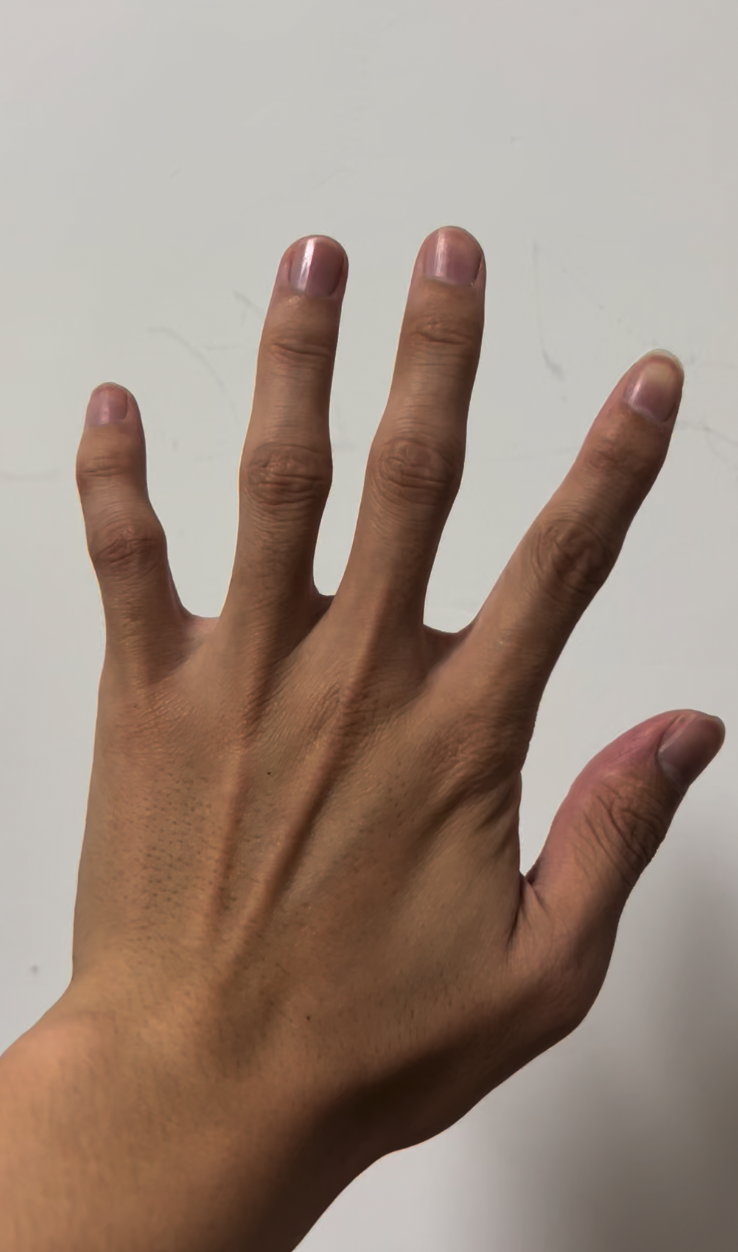
#> input picture assets/hand.png, 738 x 1252 px, found by its file name
$ python water_method.py
#> lines starting #> are read from the running program, lines starting #| are printed output that depends on the picture; after the words box and inside, x2 and y2 are one past the last pixel; in counts of white or black regions, pixels touching at a corner belong together
#分水岭算法 效果

import cv2
import numpy as np
import matplotlib.pyplot as plt

img = cv2.imread('assets/hand.png')
#> img is the input picture: shape (1252, 738, 3); mean B, G, R 127, 139.1, 157.8
gray = cv2.cvtColor(img, cv2.COLOR_BGR2GRAY)

plt.hist(gray.ravel(),bins=256,range=[0,255])  #用plt画直方图，ravel()函数是把多维变一维
plt.show()
#> figure, not shown here; tallest bar 75834 high, from x = 196.2 to 197.2

#img的图是典型的双峰结构，用大津算法进行二值化处理
_,thresh = cv2.threshold(gray,0,255,cv2.THRESH_BINARY_INV | cv2.THRESH_OTSU)  #全局二值化，大津算法自动找阈值
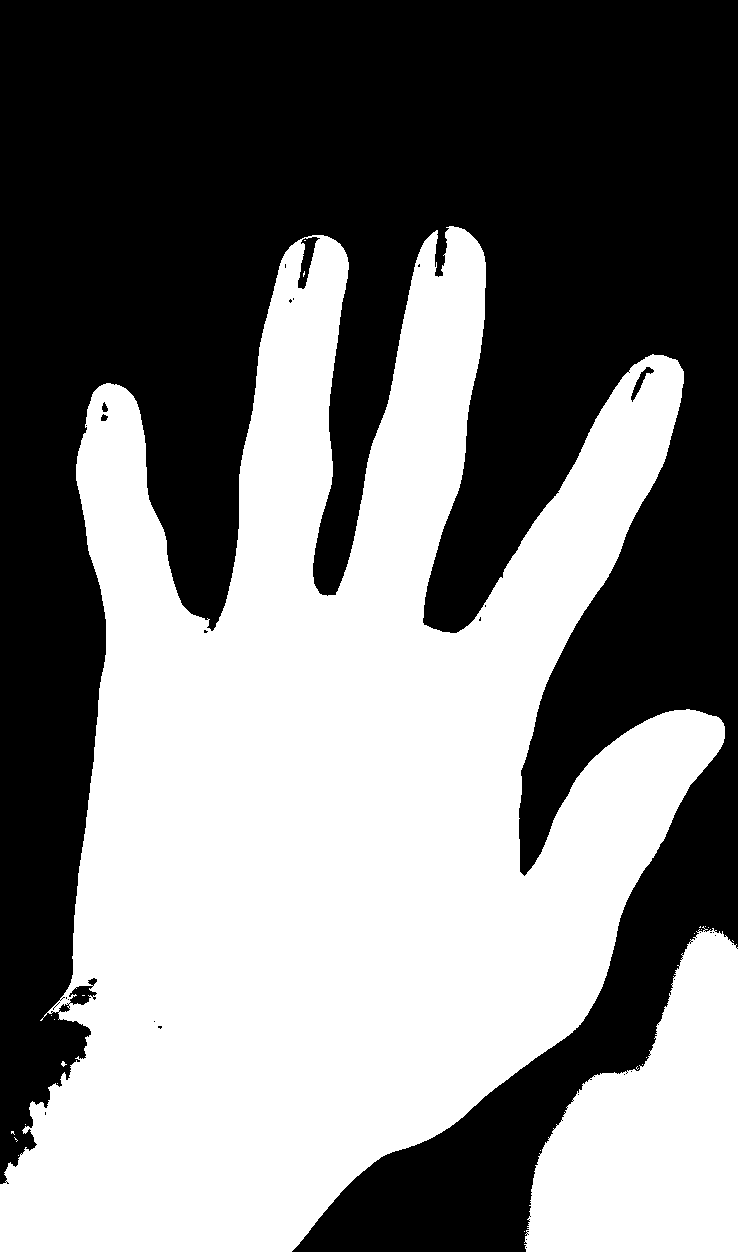
#> thresh: shape (1252, 738); 48.3% white; 24 white regions (22 under 20 px), largest, box (x1, y1, x2, y2) and area: (0, 226, 725, 1252) 402136, (524, 926, 738, 1252) 44230

#二值化后的图存在毛边，有小噪点，做一下开运算
kernel = cv2.getStructuringElement(cv2.MORPH_RECT,(3,3)) #结构元
img_open= cv2.morphologyEx(thresh,cv2.MORPH_OPEN,kernel,iterations=2)
#> img_open: shape (1252, 738); 48.2% white; 3 white regions, box (x1, y1, x2, y2) and area: (0, 226, 725, 1252) 401537, (526, 932, 738, 1252) 43983, (62, 999, 67, 1004) 25
# cv2.imshow('img_open',img_open)

#想办法找到前景和背景
#对img_open进行膨胀操作，找背景
bg = cv2.dilate(img_open,kernel,iterations=2)
#> bg: shape (1252, 738); 49.7% white; 2 white regions, box (x1, y1, x2, y2) and area: (0, 224, 727, 1252) 414471, (524, 930, 738, 1252) 45093
cv2.imshow('bg',bg)

#对img_open进行腐蚀操作，找前景,但是从前景图上来看，效果不太好，因为硬币与硬币之间有明显的通道，跟实际（相切）不一样
# fg = cv2.erode(img_open,kernel,iterations=2)
# cv2.imshow('fg',fg)

#可以通过膨胀减去腐蚀，就是硬币的边界，即未知区域
# unkown = cv2.subtract(bg,fg)
# cv2.imshow('unkown',unkown)

#通过腐蚀来确定前景不合适，用distanceTransform()来确定前景
dist_fg = cv2.distanceTransform(img_open,cv2.DIST_L2, 5)
#对dist_fg做归一化方便展示结果
dist_fg = cv2.normalize(dist_fg,None,0,1.0,cv2.NORM_MINMAX)
# print('dist_fg.max:',dist_fg.max())
cv2.imshow('dist_fg',dist_fg)

#对dist_fg做二值化处理
_,fg = cv2.threshold(dist_fg,0.6*dist_fg.max(),255,cv2.THRESH_BINARY)
#> fg: shape (1252, 738) float32; 5.7% white; 3 white regions, box (x1, y1, x2, y2) and area: (207, 724, 432, 1064) 45142, (657, 1160, 738, 1252) 5153, (122, 1152, 203, 1252) 2191
cv2.imshow('fg',fg)
fg = np.uint8(fg)  #把fg的数据类型转换位uint8的整型
# print(fg)
unkown = cv2.subtract(bg,fg)  #计算未知区域，硬币边缘
#> unkown: shape (1252, 738); 44.1% white; 2 white regions, box (x1, y1, x2, y2) and area: (0, 224, 727, 1252) 367138, (524, 930, 738, 1252) 39940
cv2.imshow('unkown',unkown)

#connectedComponents要求输入的图片是8位的单通道图片，单通道的值是0-255的整型。这个函数可以计算出标志区域（0标记背景，大于0的整数标记前景）
_,markers = cv2.connectedComponents(fg)
#> markers: shape (1252, 738) int32; 4 distinct labels, from 0 to 3
print('markers_max:',markers.max(),'markers_min:',markers.min())  #marks大小和输入图片一样
#| markers_max: 3 markers_min: 0

#因为分水岭算法watershed中是：0是未知区域，1是背景，大于1是前景，markers +1的话，把原来的0变为1即可。
markers += 1
#> markers: shape (1252, 738) int32; 4 distinct labels, from 1 to 4
#从markers中筛选出未知区域，然后赋值位0
markers[unkown == 255] = 0  #此时watershed需要的markers已经完成
#> markers: shape (1252, 738) int32; 5 distinct labels, from 0 to 4
print(markers.max())
#| 4

#展示一下markers
markers_copy = markers.copy()
markers_copy[markers == 0] =127 #位置区域
#> markers_copy: shape (1252, 738) int32; 5 distinct labels, from 1 to 127
markers_copy[markers >1] = 255  #前景
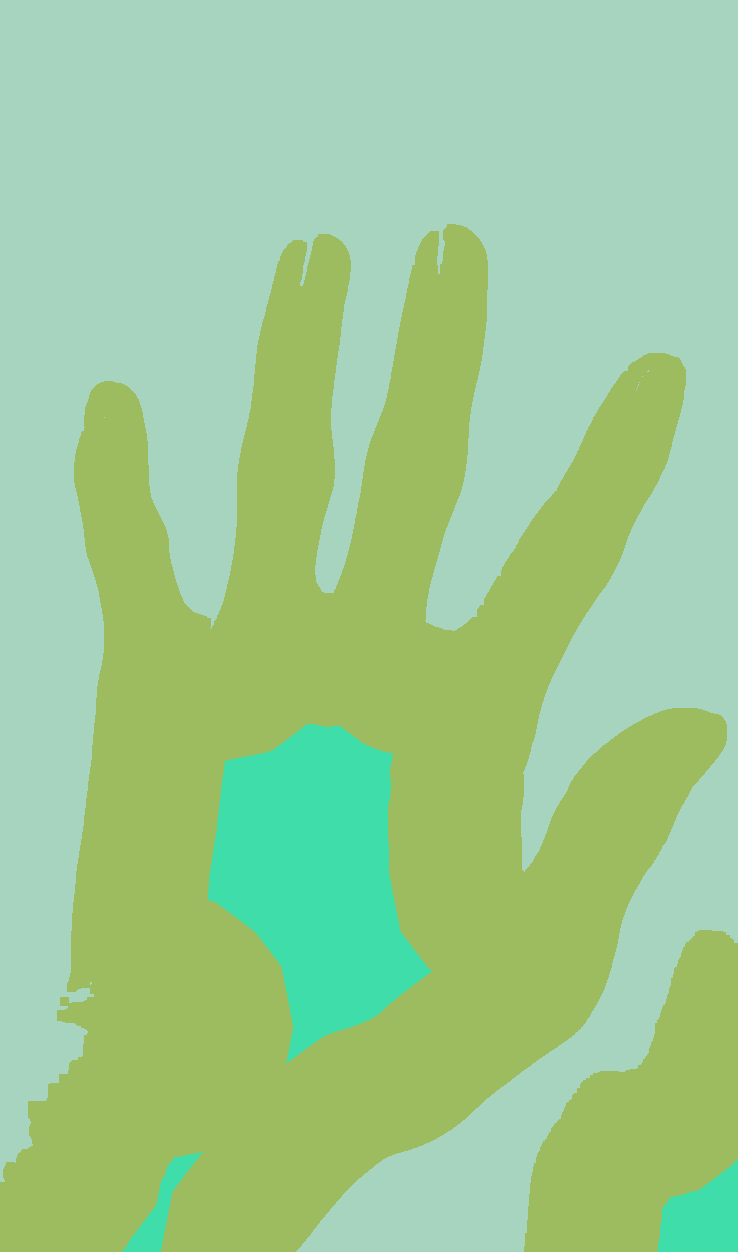
#> markers_copy: shape (1252, 738) int32; 3 distinct labels, from 1 to 255; one colour per label, 0 black
markers_copy = markers_copy.astype('uint8')  #要注意需要把其类型转换位uint8才能展示图片
cv2.imshow('markers_copy',markers_copy)

#执行分水岭算法
markers = cv2.watershed(img,markers)  #返回的markers做了修改，边界区域标记为了-1
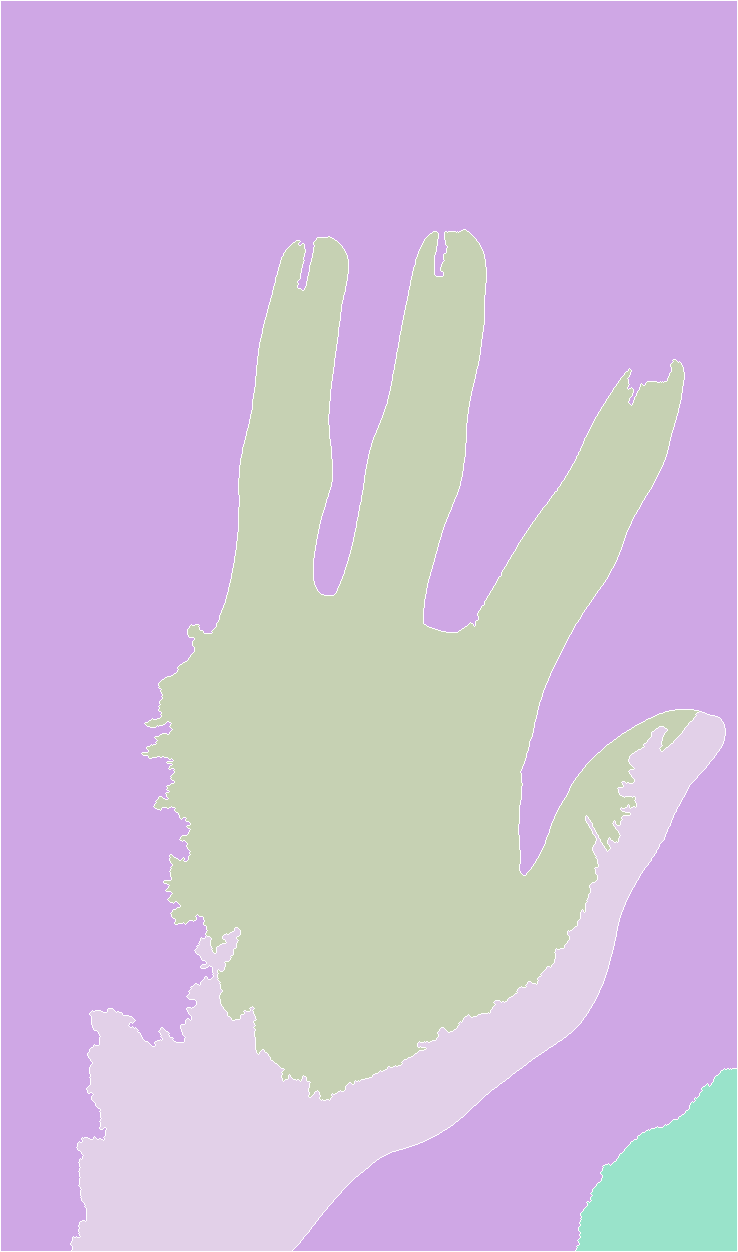
#> markers: shape (1252, 738) int32; 5 distinct labels, from -1 to 4; one colour per label, 0 black, -1 white
print('markers:',markers.max(),markers.min())
#| markers: 4 -1

# img[markers == -1] = [0,0,255]  #标记边缘
# # cv2.imshow('img',img)

# img[markers > 1] = [0,255,0]  #标记前景
# cv2.imshow('img',img)

#抠出硬币
#mask把要抠图的地方赋值为255，其他位置赋值为0
mask = np.zeros(shape=img.shape[:2],dtype=np.uint8)
mask[markers > 1] = 255
img_coins = cv2.bitwise_and(img,img,mask=mask)
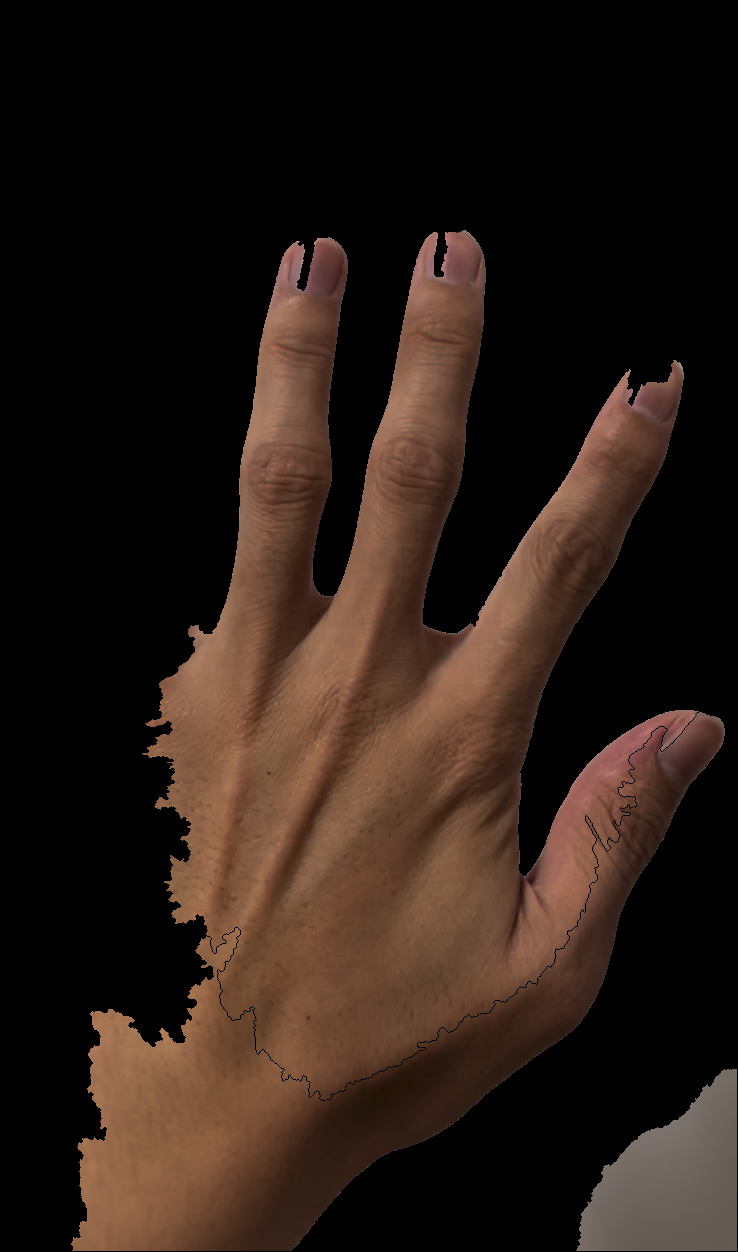
#> img_coins: shape (1252, 738, 3); mean B, G, R 21.7, 28.8, 41.8
cv2.imshow('img_coins',img_coins)

cv2.waitKey(0)
cv2.destroyAllWindows()
